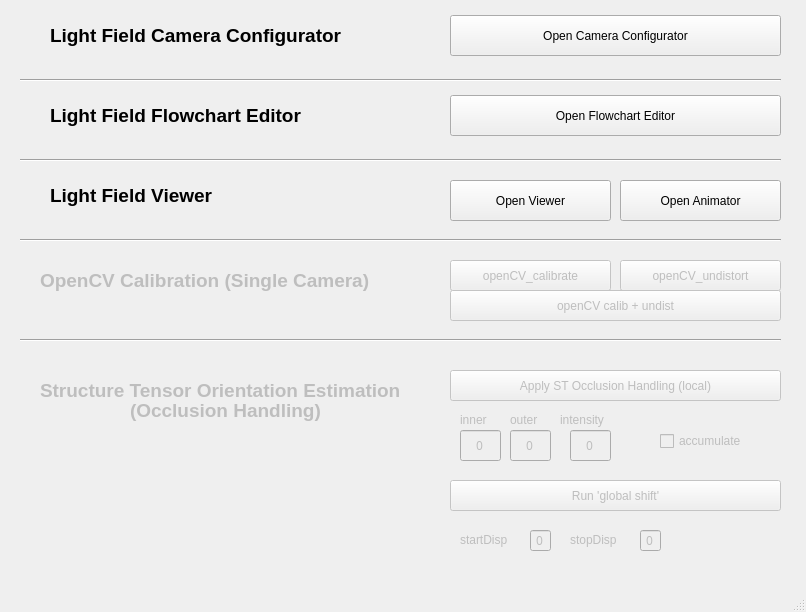
<?xml version="1.0" encoding="UTF-8"?>
<ui version="4.0">
 <class>GUI_Toolbox</class>
 <widget class="QMainWindow" name="GUI_Toolbox">
  <property name="enabled">
   <bool>true</bool>
  </property>
  <property name="geometry">
   <rect>
    <x>0</x>
    <y>0</y>
    <width>806</width>
    <height>612</height>
   </rect>
  </property>
  <property name="windowTitle">
   <string>GUI_Toolbox</string>
  </property>
  <widget class="QWidget" name="centralWidget">
   <widget class="QPushButton" name="Button_OpenCVCalibrate">
    <property name="enabled">
     <bool>false</bool>
    </property>
    <property name="geometry">
     <rect>
      <x>450</x>
      <y>260</y>
      <width>161</width>
      <height>31</height>
     </rect>
    </property>
    <property name="toolTip">
     <string>Load OpenCV xml file to use calibration</string>
    </property>
    <property name="text">
     <string>openCV_calibrate</string>
    </property>
   </widget>
   <widget class="QPushButton" name="Button_OpenCVUndistort">
    <property name="enabled">
     <bool>false</bool>
    </property>
    <property name="geometry">
     <rect>
      <x>620</x>
      <y>260</y>
      <width>161</width>
      <height>31</height>
     </rect>
    </property>
    <property name="toolTip">
     <string>Load OpenCV undist file to use calibration</string>
    </property>
    <property name="text">
     <string>openCV_undistort</string>
    </property>
   </widget>
   <widget class="QPushButton" name="Button_OpenCVCalibrateUndistort">
    <property name="enabled">
     <bool>false</bool>
    </property>
    <property name="geometry">
     <rect>
      <x>450</x>
      <y>290</y>
      <width>331</width>
      <height>31</height>
     </rect>
    </property>
    <property name="toolTip">
     <string>Load OpenCV xml file to use calibration and undistortion</string>
    </property>
    <property name="text">
     <string>openCV calib + undist</string>
    </property>
   </widget>
   <widget class="QPushButton" name="Button_ApplyStructureTensor">
    <property name="enabled">
     <bool>false</bool>
    </property>
    <property name="geometry">
     <rect>
      <x>450</x>
      <y>370</y>
      <width>331</width>
      <height>31</height>
     </rect>
    </property>
    <property name="text">
     <string>Apply ST Occlusion Handling (local)</string>
    </property>
   </widget>
   <widget class="QCheckBox" name="checkBox_accumulate">
    <property name="enabled">
     <bool>false</bool>
    </property>
    <property name="geometry">
     <rect>
      <x>660</x>
      <y>430</y>
      <width>111</width>
      <height>22</height>
     </rect>
    </property>
    <property name="text">
     <string>accumulate</string>
    </property>
    <property name="checkable">
     <bool>true</bool>
    </property>
    <property name="checked">
     <bool>false</bool>
    </property>
   </widget>
   <widget class="QLabel" name="Label_inner">
    <property name="enabled">
     <bool>false</bool>
    </property>
    <property name="geometry">
     <rect>
      <x>460</x>
      <y>410</y>
      <width>41</width>
      <height>20</height>
     </rect>
    </property>
    <property name="text">
     <string>inner</string>
    </property>
   </widget>
   <widget class="QLineEdit" name="lineEdit_inner">
    <property name="enabled">
     <bool>false</bool>
    </property>
    <property name="geometry">
     <rect>
      <x>460</x>
      <y>430</y>
      <width>41</width>
      <height>31</height>
     </rect>
    </property>
    <property name="font">
     <font>
      <family>Arial Black</family>
      <weight>50</weight>
      <bold>false</bold>
      <strikeout>false</strikeout>
     </font>
    </property>
    <property name="text">
     <string>0</string>
    </property>
    <property name="alignment">
     <set>Qt::AlignCenter</set>
    </property>
    <property name="readOnly">
     <bool>false</bool>
    </property>
   </widget>
   <widget class="QLineEdit" name="lineEdit_outer">
    <property name="enabled">
     <bool>false</bool>
    </property>
    <property name="geometry">
     <rect>
      <x>510</x>
      <y>430</y>
      <width>41</width>
      <height>31</height>
     </rect>
    </property>
    <property name="font">
     <font>
      <family>Arial Black</family>
      <weight>50</weight>
      <bold>false</bold>
      <strikeout>false</strikeout>
     </font>
    </property>
    <property name="text">
     <string>0</string>
    </property>
    <property name="alignment">
     <set>Qt::AlignCenter</set>
    </property>
    <property name="readOnly">
     <bool>false</bool>
    </property>
   </widget>
   <widget class="QLineEdit" name="lineEdit_intens">
    <property name="enabled">
     <bool>false</bool>
    </property>
    <property name="geometry">
     <rect>
      <x>570</x>
      <y>430</y>
      <width>41</width>
      <height>31</height>
     </rect>
    </property>
    <property name="font">
     <font>
      <family>Arial Black</family>
      <weight>50</weight>
      <bold>false</bold>
      <strikeout>false</strikeout>
     </font>
    </property>
    <property name="text">
     <string>0</string>
    </property>
    <property name="alignment">
     <set>Qt::AlignCenter</set>
    </property>
    <property name="readOnly">
     <bool>false</bool>
    </property>
   </widget>
   <widget class="QLabel" name="Label_outer">
    <property name="enabled">
     <bool>false</bool>
    </property>
    <property name="geometry">
     <rect>
      <x>510</x>
      <y>410</y>
      <width>41</width>
      <height>20</height>
     </rect>
    </property>
    <property name="text">
     <string>outer</string>
    </property>
   </widget>
   <widget class="QLabel" name="Label_intens">
    <property name="enabled">
     <bool>false</bool>
    </property>
    <property name="geometry">
     <rect>
      <x>560</x>
      <y>410</y>
      <width>61</width>
      <height>20</height>
     </rect>
    </property>
    <property name="text">
     <string>intensity</string>
    </property>
   </widget>
   <widget class="QLineEdit" name="lineEdit_stopDisp">
    <property name="enabled">
     <bool>false</bool>
    </property>
    <property name="geometry">
     <rect>
      <x>640</x>
      <y>530</y>
      <width>21</width>
      <height>21</height>
     </rect>
    </property>
    <property name="font">
     <font>
      <family>Arial Black</family>
      <weight>50</weight>
      <bold>false</bold>
      <strikeout>false</strikeout>
     </font>
    </property>
    <property name="text">
     <string>0</string>
    </property>
    <property name="alignment">
     <set>Qt::AlignCenter</set>
    </property>
    <property name="readOnly">
     <bool>false</bool>
    </property>
   </widget>
   <widget class="QLabel" name="Label_stopDisp">
    <property name="enabled">
     <bool>false</bool>
    </property>
    <property name="geometry">
     <rect>
      <x>570</x>
      <y>530</y>
      <width>61</width>
      <height>20</height>
     </rect>
    </property>
    <property name="text">
     <string>stopDisp</string>
    </property>
   </widget>
   <widget class="QLabel" name="Label_startDisp">
    <property name="enabled">
     <bool>false</bool>
    </property>
    <property name="geometry">
     <rect>
      <x>460</x>
      <y>530</y>
      <width>61</width>
      <height>20</height>
     </rect>
    </property>
    <property name="font">
     <font>
      <family>Ubuntu</family>
      <italic>false</italic>
     </font>
    </property>
    <property name="text">
     <string>startDisp</string>
    </property>
   </widget>
   <widget class="QLineEdit" name="lineEdit_startDisp">
    <property name="enabled">
     <bool>false</bool>
    </property>
    <property name="geometry">
     <rect>
      <x>530</x>
      <y>530</y>
      <width>21</width>
      <height>21</height>
     </rect>
    </property>
    <property name="font">
     <font>
      <family>Arial Black</family>
      <weight>50</weight>
      <bold>false</bold>
      <strikeout>false</strikeout>
     </font>
    </property>
    <property name="text">
     <string>0</string>
    </property>
    <property name="alignment">
     <set>Qt::AlignCenter</set>
    </property>
    <property name="readOnly">
     <bool>false</bool>
    </property>
   </widget>
   <widget class="QPushButton" name="Button_ApplyStructureTensor_range">
    <property name="enabled">
     <bool>false</bool>
    </property>
    <property name="geometry">
     <rect>
      <x>450</x>
      <y>480</y>
      <width>331</width>
      <height>31</height>
     </rect>
    </property>
    <property name="text">
     <string>Run 'global shift'</string>
    </property>
   </widget>
   <widget class="Line" name="line">
    <property name="geometry">
     <rect>
      <x>20</x>
      <y>230</y>
      <width>761</width>
      <height>20</height>
     </rect>
    </property>
    <property name="orientation">
     <enum>Qt::Horizontal</enum>
    </property>
   </widget>
   <widget class="QLabel" name="label_opencvCalibration">
    <property name="enabled">
     <bool>false</bool>
    </property>
    <property name="geometry">
     <rect>
      <x>40</x>
      <y>260</y>
      <width>341</width>
      <height>41</height>
     </rect>
    </property>
    <property name="font">
     <font>
      <family>Arial</family>
      <pointsize>14</pointsize>
      <weight>75</weight>
      <bold>true</bold>
     </font>
    </property>
    <property name="text">
     <string>OpenCV Calibration (Single Camera)</string>
    </property>
   </widget>
   <widget class="QLabel" name="label_structureTensor">
    <property name="enabled">
     <bool>false</bool>
    </property>
    <property name="geometry">
     <rect>
      <x>40</x>
      <y>370</y>
      <width>381</width>
      <height>41</height>
     </rect>
    </property>
    <property name="font">
     <font>
      <family>Arial</family>
      <pointsize>14</pointsize>
      <weight>75</weight>
      <bold>true</bold>
     </font>
    </property>
    <property name="text">
     <string>Structure Tensor Orientation Estimation</string>
    </property>
   </widget>
   <widget class="QLabel" name="label_structureTensor_2">
    <property name="enabled">
     <bool>false</bool>
    </property>
    <property name="geometry">
     <rect>
      <x>130</x>
      <y>390</y>
      <width>201</width>
      <height>41</height>
     </rect>
    </property>
    <property name="font">
     <font>
      <family>Arial</family>
      <pointsize>14</pointsize>
      <weight>75</weight>
      <bold>true</bold>
     </font>
    </property>
    <property name="text">
     <string>(Occlusion Handling)</string>
    </property>
   </widget>
   <widget class="QPushButton" name="Button_LFCamConfigurator">
    <property name="geometry">
     <rect>
      <x>450</x>
      <y>15</y>
      <width>331</width>
      <height>41</height>
     </rect>
    </property>
    <property name="font">
     <font>
      <family>Arial</family>
     </font>
    </property>
    <property name="text">
     <string>Open Camera Configurator</string>
    </property>
   </widget>
   <widget class="Line" name="line_3">
    <property name="geometry">
     <rect>
      <x>20</x>
      <y>70</y>
      <width>761</width>
      <height>20</height>
     </rect>
    </property>
    <property name="orientation">
     <enum>Qt::Horizontal</enum>
    </property>
   </widget>
   <widget class="QLabel" name="label_lightfieldcamconfigurator">
    <property name="geometry">
     <rect>
      <x>50</x>
      <y>20</y>
      <width>301</width>
      <height>31</height>
     </rect>
    </property>
    <property name="font">
     <font>
      <family>Arial</family>
      <pointsize>14</pointsize>
      <weight>75</weight>
      <bold>true</bold>
     </font>
    </property>
    <property name="text">
     <string>Light Field Camera Configurator</string>
    </property>
   </widget>
   <widget class="QPushButton" name="Button_LFFlowChartEditor">
    <property name="geometry">
     <rect>
      <x>450</x>
      <y>95</y>
      <width>331</width>
      <height>41</height>
     </rect>
    </property>
    <property name="font">
     <font>
      <family>Arial</family>
     </font>
    </property>
    <property name="text">
     <string>Open Flowchart Editor</string>
    </property>
   </widget>
   <widget class="Line" name="line_4">
    <property name="geometry">
     <rect>
      <x>20</x>
      <y>150</y>
      <width>761</width>
      <height>20</height>
     </rect>
    </property>
    <property name="orientation">
     <enum>Qt::Horizontal</enum>
    </property>
   </widget>
   <widget class="QLabel" name="label_lightfieldflowcharteditor">
    <property name="geometry">
     <rect>
      <x>50</x>
      <y>100</y>
      <width>301</width>
      <height>31</height>
     </rect>
    </property>
    <property name="font">
     <font>
      <family>Arial</family>
      <pointsize>14</pointsize>
      <weight>75</weight>
      <bold>true</bold>
     </font>
    </property>
    <property name="text">
     <string>Light Field Flowchart Editor</string>
    </property>
   </widget>
   <widget class="QPushButton" name="Button_LFViewer">
    <property name="geometry">
     <rect>
      <x>450</x>
      <y>180</y>
      <width>161</width>
      <height>41</height>
     </rect>
    </property>
    <property name="font">
     <font>
      <family>Arial</family>
     </font>
    </property>
    <property name="text">
     <string>Open Viewer</string>
    </property>
   </widget>
   <widget class="QLabel" name="label_lightfieldviewer">
    <property name="geometry">
     <rect>
      <x>50</x>
      <y>180</y>
      <width>301</width>
      <height>31</height>
     </rect>
    </property>
    <property name="font">
     <font>
      <family>Arial</family>
      <pointsize>14</pointsize>
      <weight>75</weight>
      <bold>true</bold>
     </font>
    </property>
    <property name="text">
     <string>Light Field Viewer</string>
    </property>
   </widget>
   <widget class="QPushButton" name="Button_LFAnimator">
    <property name="geometry">
     <rect>
      <x>620</x>
      <y>180</y>
      <width>161</width>
      <height>41</height>
     </rect>
    </property>
    <property name="font">
     <font>
      <family>Arial</family>
     </font>
    </property>
    <property name="text">
     <string>Open Animator</string>
    </property>
   </widget>
   <widget class="Line" name="line_5">
    <property name="geometry">
     <rect>
      <x>20</x>
      <y>330</y>
      <width>761</width>
      <height>20</height>
     </rect>
    </property>
    <property name="orientation">
     <enum>Qt::Horizontal</enum>
    </property>
   </widget>
  </widget>
  <widget class="QMenuBar" name="menuBar">
   <property name="geometry">
    <rect>
     <x>0</x>
     <y>0</y>
     <width>806</width>
     <height>25</height>
    </rect>
   </property>
  </widget>
  <widget class="QStatusBar" name="statusBar"/>
 </widget>
 <layoutdefault spacing="6" margin="11"/>
 <resources/>
 <connections/>
</ui>
